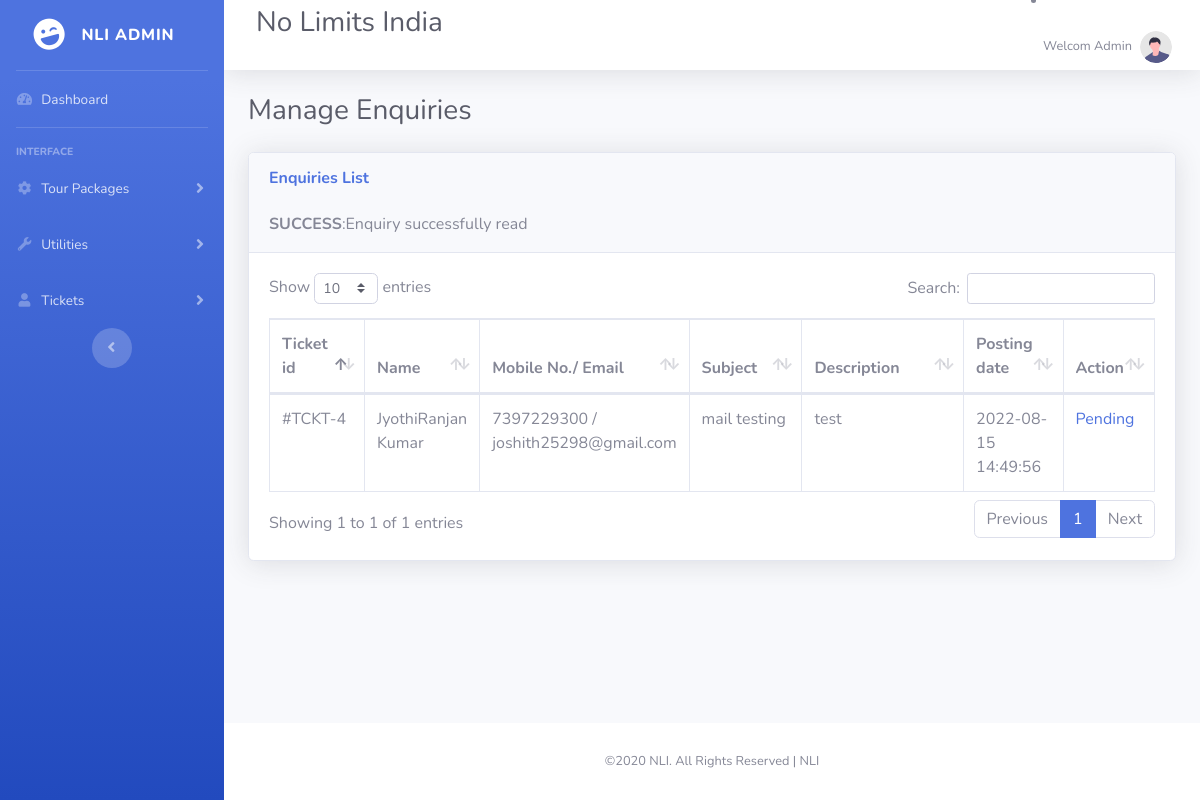
Screenshot of /dashboard/manage-enquires.php?eid=4 (signed in) with the database file from the repository.
### tables this page shows
CREATE TABLE `tblenquiry` (
  `id` int(11) NOT NULL,
  `FullName` varchar(100) DEFAULT NULL,
  `EmailId` varchar(100) DEFAULT NULL,
  `MobileNumber` char(10) DEFAULT NULL,
  `Subject` varchar(100) DEFAULT NULL,
  `Description` mediumtext DEFAULT NULL,
  `PostingDate` timestamp NULL DEFAULT current_timestamp(),
  `Status` int(1) DEFAULT NULL
);

### dashboard/manage-enquires.php (the view, shortened to what this page needs)
<?php
include('../includes/config.php');
if (strlen($_SESSION['alogin']) == 0) {
    header('location:index.php');
} else {
    if (isset($_REQUEST['eid'])) {
        $msg = "Enquiry  successfully read";
    }
?>
    <!DOCTYPE html>
    <html lang="en">
    <head>
        <link href="vendor/fontawesome-free/css/all.min.css" rel="stylesheet" type="text/css">
        <link href="css/nli-2.min.css" rel="stylesheet">
        <link href="vendor/datatables/dataTables.bootstrap4.min.css" rel="stylesheet">
    </head>
    <body id="page-top">
        <div id="wrapper">
            <ul class="navbar-nav bg-gradient-primary sidebar sidebar-dark accordion" id="accordionSidebar">
                <a class="sidebar-brand d-flex align-items-center justify-content-center">
                    <div class="sidebar-brand-icon rotate-n-15">
                        <i class="fas fa-laugh-wink"></i>
                    </div>
                    <div class="sidebar-brand-text mx-3">NLI Admin</div>
                </a>
                <hr class="sidebar-divider my-0">
                <li class="nav-item">
                    <a class="nav-link" href="dashboard.php">
                        <i class="fas fa-fw fa-tachometer-alt"></i>
                        <span>Dashboard</span></a>
                </li>
                <hr class="sidebar-divider">
                <div class="sidebar-heading">
                    Interface
                </div>
                <li class="nav-item">
                    <a class="nav-link collapsed" href="#" data-toggle="collapse" data-target="#collapseTwo" aria-expanded="true" aria-controls="collapseTwo">
                        <i class="fas fa-fw fa-cog"></i>
                        <span>Tour Packages</span>
                    </a>
                </li>
                <li class="nav-item">
                    <a class="nav-link collapsed" href="#" data-toggle="collapse" data-target="#collapseUtilities" aria-expanded="true" aria-controls="collapseUtilities">
                        <i class="fas fa-fw fa-wrench"></i>
                        <span>Utilities</span>
                    </a>
                </li>
                <li class="nav-item">
                    <a class="nav-link collapsed" href="#" data-toggle="collapse" data-target="#collapse3" aria-expanded="true" aria-controls="collapseUtilities">
                        <i class="fas fa-fw fa-user"></i>
                        <span>Tickets</span>
                    </a>
                </li>
                <div class="text-center d-none d-md-inline">
                    <button class="rounded-circle border-0" id="sidebarToggle"></button>
                </div>
            </ul>
            <div id="content-wrapper" class="d-flex flex-column">
                <div id="content">
                    <nav class="navbar navbar-expand navbar-light bg-white topbar mb-4 static-top shadow">
                        <form class="d-none d-sm-inline-block form-inline mr-auto ml-md-3 my-2 my-md-0 mw-100 navbar-search">
                            <div class="input-group">
                                <div class="d-sm-flex align-items-center justify-content-between mb-4">
                                    <h1 class="h3 mb-0 text-gray-800">No Limits India</h1>
                                </div>
                            </div>
                        </form>
                        <li class="nav-item dropdown no-arrow">
                            <a class="nav-link dropdown-toggle" href="#" id="userDropdown" role="button" data-toggle="dropdown" aria-haspopup="true" aria-expanded="false">
                                <span class="mr-2 d-none d-lg-inline text-gray-600 small">Welcom Admin</span>
                                <img class="img-profile rounded-circle" src="img/undraw_profile.svg">
                            </a>
                        </li>
                    </nav>
                    <div class="container-fluid">
                        <h1 class="h3 mb-2 text-gray-800">Manage Enquiries</h1>
                        <div class="card shadow mb-4">
                            <div class="card-header py-3">
                                <h6 class="m-0 font-weight-bold text-primary">Enquiries List</h6><br>
                                <?php if ($error) { ?><div class="errorWrap"><strong>ERROR</strong>:<?php echo htmlentities($error); ?> </div><?php } else if ($msg) { ?><div class="succWrap"><strong>SUCCESS</strong>:<?php echo htmlentities($msg); ?> </div><?php } ?>
                            </div>
                            <div class="card-body">
                                <div class="table-responsive">
                                    <table class="table table-bordered" id="dataTable" width="100%" cellspacing="0">
                                        <thead>
                                            <tr>
                                                <th>Ticket id</th>
                                                <th>Name</th>
                                                <th>Mobile No./ Email</th>
                                                <th>Subject </th>
                                                <th>Description </th>
                                                <th>Posting date </th>
                                                <th>Action </th>
                                            </tr>
                                        </thead>
                                        <tbody>
                                            <?php $sql = "SELECT * from tblenquiry";
                                            $query = $dbh->prepare($sql);
                                            $query->execute();
                                            $results = $query->fetchAll(PDO::FETCH_OBJ);
                                            if ($query->rowCount() > 0) {
                                                foreach ($results as $result) {                ?>
                                                    <tr>
                                                        <td width="120">#TCKT-<?php echo htmlentities($result->id); ?></td>
                                                        <td width="50"><?php echo htmlentities($result->FullName); ?></td>
                                                        <td width="50"><?php echo htmlentities($result->MobileNumber); ?> /<br />
                                                            <?php echo $result->EmailId; ?></td>
                                                        <td width="200"><?php echo htmlentities($result->Subject); ?></a></td>
                                                        <td width="400"><?php echo htmlentities($result->Description); ?></td>
                                                        <td width="50"><?php echo htmlentities($result->PostingDate); ?></td>
                                                        <?php if ($result->Status == 1) {
                                                        ?><td>Read</td>
                                                        <?php } else { ?>
                                                            <td><a href="manage-enquires.php?eid=<?php echo htmlentities($result->id); ?>" onclick="return confirm('Do you really want to read')">Pending</a>
                                                            </td>
                                                        <?php } ?>
                                                    </tr>
                                            <?php }
                                            } ?>
                                        </tbody>
                                    </table>
                                </div>
                            </div>
                        </div>
                    </div>
                </div>
                <footer class="sticky-footer bg-white">
                    <div class="container my-auto">
                        <div class="copyright text-center my-auto">
                            <span>&copy;2020 NLI. All Rights Reserved | NLI</span>
                        </div>
                    </div>
                </footer>
            </div>
        </div>
    </body>
    </html>
<?php } ?>

### rows the page displays
tblenquiry: id "4", FullName "JyothiRanjan Kumar", MobileNumber "7397229300", EmailId "joshith25298@gmail.com", Subject "mail testing", Description "test", PostingDate "2022-08-15 14:49:56"

### other values shown
$msg "Enquiry successfully read"
